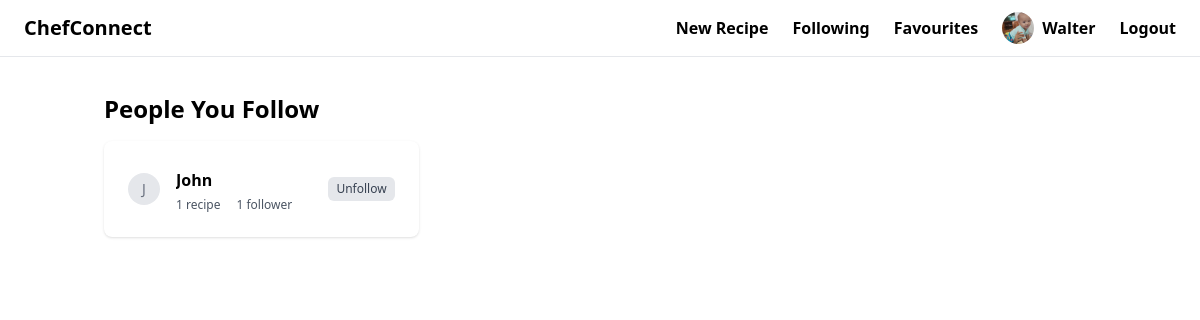
/users/profile/following/ (signed in), run on the app's committed database.
### users/models.py (models this page shows, shortened)
class CustomUser(AbstractUser):
    profile_picture = models.ImageField(upload_to="profile_pictures", blank=True, null=True)  # media/profile_pictures
    description = models.TextField(blank=True, null=True)

### interactions/models.py (models this page shows, shortened)
class Follow(models.Model):
    follower = models.ForeignKey(settings.AUTH_USER_MODEL, on_delete=models.CASCADE, related_name='followings')
    followed_user = models.ForeignKey(settings.AUTH_USER_MODEL, on_delete=models.CASCADE, related_name='followers')
    created_at = models.DateTimeField(auto_now_add=True)

### users/views.py (the view)
# urls.py: path('profile/following/', following_users, name="following"),
@login_required
def following_users(request):
    user = CustomUser.objects.get(pk=request.user.id)
    return render(request, 'users/following.html', {
        "following_users": user.followings.all(),
    })

### users/templates/users/following.html (shortened to what this page needs)
{% extends 'base.html' %}
{% load static %}
{% block content %}
    <div class="container mx-auto px-4 py-4 sm:py-6">
        <h1 class="text-xl sm:text-2xl font-bold mb-4">People You Follow</h1>
        <div class="grid grid-cols-1 md:grid-cols-2 lg:grid-cols-3 gap-4 sm:gap-6">
            {% for follow in following_users %}
                <div class="bg-white rounded-lg shadow p-4 sm:p-6">
                    <div class="flex flex-col sm:flex-row items-start sm:items-center space-y-3 sm:space-y-0 sm:space-x-4">
                        {% if follow.followed_user.profile_picture %}
                            <img src="{{ follow.followed_user.profile_picture.url }}"
                                 alt="{{ follow.followed_user.username }}'s profile"
                                 class="w-12 h-12 sm:w-8 sm:h-8 rounded-full object-cover">
                        {% else %}
                            <div class="w-12 h-12 sm:w-8 sm:h-8 bg-gray-200 rounded-full flex items-center justify-center">
                                <span class="text-base sm:text-sm text-gray-500">{{ follow.followed_user.username|make_list|first|upper }}</span>
                            </div>
                        {% endif %}
                        <div class="flex-1 min-w-0">
                            <h2 class="text-lg sm:text-xl font-semibold truncate">
                                <a href="{% url 'users:chef-profile' follow.followed_user.id %}"
                                   class="hover:text-blue-600 text-base">
                                    {{ follow.followed_user.username | capfirst }}
                                </a>
                            </h2>
                            <div class="flex flex-col sm:flex-row sm:space-x-4 space-y-1 sm:space-y-0 mt-1">
                                <p class="text-gray-600 text-xs">
                                    <span>{{ follow.followed_user.created_recipes.count }}</span>
                                    {% if follow.followed_user.created_recipes.count == 1 %}recipe{% else %}
                                        recipes{% endif %}
                                </p>
                                <p class="text-gray-600 text-xs" id="follower-count-{{ follow.followed_user.id }}">
                                    {{ follow.followed_user.followers.count }}
                                    {% if follow.followed_user.followers.count == 1 %}follower{% else %}
                                        followers{% endif %}
                                </p>
                            </div>
                        </div>
                        <button class="w-full sm:w-auto mt-3 sm:mt-0 px-2 py-1 bg-gray-200 text-gray-700 text-xs rounded-md hover:bg-gray-400"
                                id="follow-button"
                                data-user-id="{{ follow.followed_user.id }}"
                                onclick="{FollowingToggleFollow({{ follow.followed_user.id }}, this)}">
                            Unfollow
                        </button>
                    </div>
                </div>
            {% endfor %}
        </div>
    </div>
{% endblock %}

### chefconnect/templates/base.html (shortened to what this page needs)
{% load static %}
<!doctype html>
<html>
<head>
    <script src="https://cdn.tailwindcss.com"></script>
</head>
<body>
<nav class="relative py-3 px-4 md:px-6 border-b border-gray-200">
    <div class="max-w-7xl mx-auto">
        <div class="flex justify-between items-center">
            <a href="/" class="text-xl font-semibold">ChefConnect</a>
            <div class="hidden md:flex items-center space-x-6">
                <a href="{% url 'recipe:add_recipe' %}" class="text-base font-semibold hover:text-gray-500">New
                    Recipe</a>
                <a href="{% url 'users:following' %}" class="text-base font-semibold hover:text-gray-500">Following</a>
                <a href="{% url 'recipe:saved_recipes' %}" class="text-base font-semibold hover:text-gray-500">Favourites</a>
                {% if request.user.is_authenticated %}
                    <a href="{% url 'users:profile' %}" class="flex items-center space-x-2">
                        {% if request.user.profile_picture %}
                            <img src="{{ request.user.profile_picture.url }}" alt="Profile"
                                 class="w-8 h-8 rounded-full object-cover">
                        {% else %}
                            <div class="w-8 h-8 rounded-full bg-gray-300 flex items-center justify-center">
                                <span class="text-gray-600">{{ request.user.username|first|upper }}</span>
                            </div>
                        {% endif %}
                        <span class="text-base font-semibold hover:text-gray-500">{{ request.user.username | capfirst }}</span>
                    </a>
                    <a href="{% url 'users:logout' %}"
                       class="text-base font-semibold hover:text-red-700">Logout</a>
                {% endif %}
            </div>
        </div>
    </div>
</nav>
<div class="px-4 md:px-6 py-3">
    {% block content %}
    {% endblock %}
</div>
</body>
</html>

### data on the page
CustomUser: user.profile_picture (picture), user.username "Walter"
Follow: followed_user.username|make_list "J", followed_user.username "John", followed_user.created_recipes.count "1", followed_user.followers.count "1"
